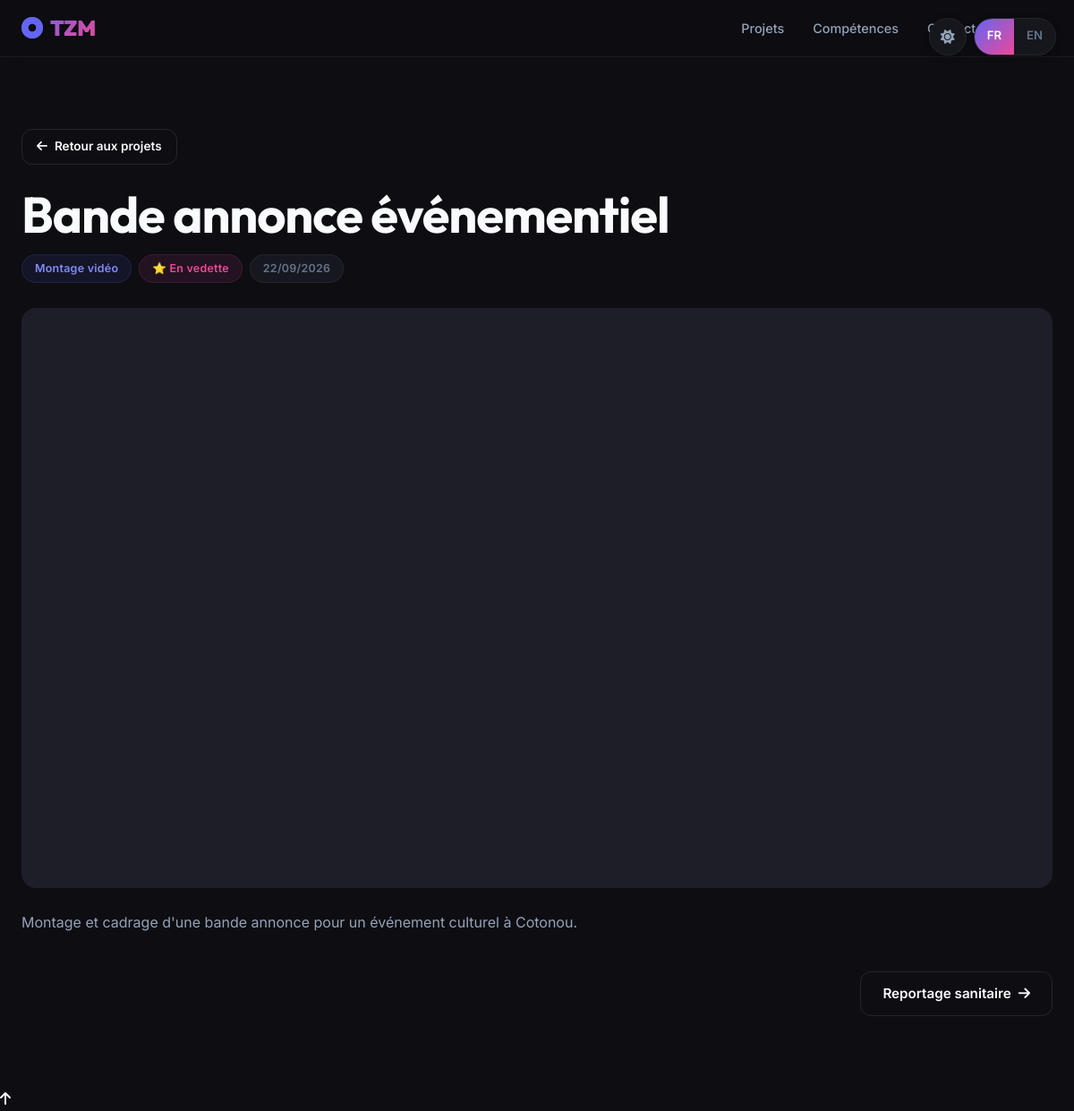
/index.php?slug=exemple-bande-annonce, run on the app's committed database.
### tables this page shows
CREATE TABLE IF NOT EXISTS `projects` (
    `id` INT AUTO_INCREMENT PRIMARY KEY,
    `slug` VARCHAR(255) UNIQUE NOT NULL,
    `title` VARCHAR(255) NOT NULL,
    `description` TEXT,
    `category` ENUM('montage', 'cadrage', 'motion', 'reportage', 'autre') DEFAULT 'montage',
    `thumbnail` VARCHAR(255) DEFAULT NULL,
    `media_type` ENUM('upload', 'youtube', 'vimeo') DEFAULT 'upload',
    `media_url` VARCHAR(500) DEFAULT NULL,
    `media_file` VARCHAR(255) DEFAULT NULL,
    `featured` TINYINT(1) DEFAULT 0,
    `order_num` INT DEFAULT 0,
    `created_at` TIMESTAMP DEFAULT CURRENT_TIMESTAMP,
    `updated_at` TIMESTAMP DEFAULT CURRENT_TIMESTAMP ON UPDATE CURRENT_TIMESTAMP
);

### includes/functions.php (called while the page is built, shortened)
<?php
function category_label(string $cat): string {
    $labels = [
        'montage'   => 'Montage vidéo',
        'cadrage'   => 'Cadrage',
        'motion'    => 'Motion design',
        'reportage' => 'Reportage',
        'autre'     => 'Autre',
    ];
    return $labels[$cat] ?? $cat;
}
function format_date(string $date): string {
    $d = new DateTime($date);
    return $d->format('d/m/Y');
}

### index.php (the view, shortened to what this page needs)
<?php
require_once __DIR__ . '/includes/functions.php';
$db = getDB();
$project = null;
$slug = $_GET['slug'] ?? '';
if ($slug) {
    $stmt = $db->prepare('SELECT * FROM projects WHERE slug = :s LIMIT 1');
    $stmt->execute([':s' => $slug]);
    $project = $stmt->fetch();
}
$next = null;
if ($project) {
    $stmt = $db->prepare('SELECT * FROM projects WHERE order_num > :o ORDER BY order_num ASC LIMIT 1');
    $stmt->execute([':o' => $project['order_num']]);
    $next = $stmt->fetch();
}
?>
<!DOCTYPE html>
<html lang="fr">
<head>
<link rel="stylesheet" href="https://cdnjs.cloudflare.com/ajax/libs/font-awesome/6.5.1/css/all.min.css">
<link rel="stylesheet" href="assets/css/style.css">
</head>
<body>
<div class="top-controls">
  <button class="theme-toggle" onclick="toggleTheme()" title="Changer de thème">
    <i class="fa-solid fa-sun" id="theme-toggle-icon"></i>
  </button>
  <div class="lang-switch">
    <span class="lang-switch-item" data-lang="fr" onclick="setLanguage('fr')">FR</span>
    <span class="lang-switch-item" data-lang="en" onclick="setLanguage('en')">EN</span>
  </div>
</div>
<nav class="navbar">
  <div class="container navbar-inner">
    <a href="/portfolio/" class="navbar-logo"><i class="fa-solid fa-circle-dot"></i> TZM</a>
    <div class="nav-links">
      <a href="#projets" class="nav-link" data-i18n="nav_projets">Projets</a>
      <a href="#competences" class="nav-link" data-i18n="nav_competences">Compétences</a>
      <a href="#contact" class="nav-link" data-i18n="nav_contact">Contact</a>
      <a href="/portfolio/admin/login.php" class="nav-link nav-admin"><i class="fa-solid fa-lock"></i> Admin</a>
    </div>
  </div>
</nav>
<?php if ($project): ?>
  <section style="padding: 80px 0;">
    <div class="container">
      <a href="/portfolio/" class="btn btn-outline btn-sm" style="margin-bottom: 24px;">
        <i class="fa-solid fa-arrow-left"></i> Retour aux projets
      </a>
      <h1 style="margin-bottom: 12px;"><?= htmlspecialchars($project['title']) ?></h1>
      <div class="project-meta" style="display:flex; gap:8px; flex-wrap:wrap; margin-bottom: 28px;">
        <span class="badge"><?= category_label($project['category']) ?></span>
        <?php if ($project['featured']): ?><span class="badge badge-rose">⭐ En vedette</span><?php endif; ?>
        <span class="badge badge-muted"><?= format_date($project['created_at']) ?></span>
      </div>
      <div style="position:relative; width:100%; aspect-ratio: 16/9; background: var(--bg-elevated); border-radius: var(--radius-lg); overflow: hidden; margin-bottom: 24px;">
        <?php if ($project['media_type'] === 'youtube'): ?>
          <?php preg_match('/(?:youtube\.com\/(?:watch\?v=|embed\/)|youtu\.be\/)([a-zA-Z0-9_-]+)/', $project['media_url'] ?? '', $m); ?>
          <iframe src="https://www.youtube-nocookie.com/embed/<?= htmlspecialchars($m[1] ?? '') ?>?rel=0&modestbranding=1"
                  allow="accelerometer; autoplay; clipboard-write; encrypted-media; gyroscope; picture-in-picture"
                  allowfullscreen loading="lazy" style="position:absolute; inset:0; width:100%; height:100%; border:none;"></iframe>
        <?php else: ?>
          <div style="position:absolute; inset:0; display:flex; align-items:center; justify-content:center; color: var(--text-muted);">
            <p><i class="fa-solid fa-film" style="font-size: 2rem; margin-right: 12px;"></i> Aucun média disponible.</p>
          </div>
        <?php endif; ?>
      </div>
      <?php if (!empty($project['description'])): ?>
        <div style="color: var(--text-secondary); line-height: 1.8; max-width: 800px;">
          <?= nl2br(htmlspecialchars($project['description'])) ?>
        </div>
      <?php endif; ?>
      <div style="display:flex; gap:16px; margin-top: 40px; flex-wrap:wrap;">
        <?php if ($next): ?>
          <a href="/portfolio/index.php?slug=<?= htmlspecialchars($next['slug']) ?>" class="btn btn-outline btn-right">
            <?= htmlspecialchars($next['title']) ?> <i class="fa-solid fa-arrow-right"></i>
          </a>
        <?php endif; ?>
      </div>
    </div>
  </section>
<?php endif; ?>
<button class="back-to-top"><i class="fa-solid fa-arrow-up"></i></button>
</body>
</html>

### data on the page
projects: title "Bande annonce événementiel", category "Montage vidéo", created_at "22/09/2026", description "Montage et cadrage d'une bande annonce pour un événement culturel à Cotonou."
projects: title "Reportage sanitaire"
